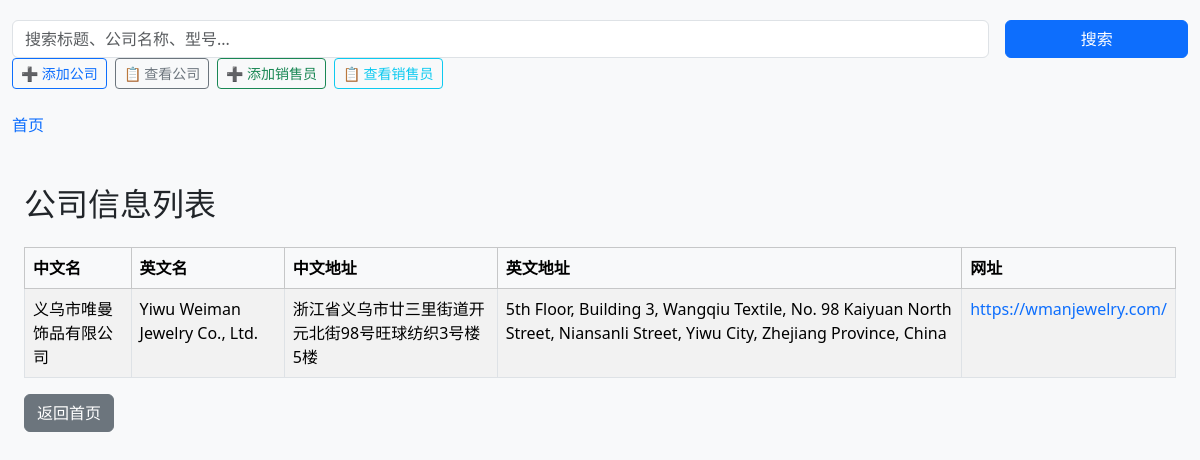
/companies, run on the app's committed database.
### models.py (models this page shows, shortened)
class Company(db.Model):
    __tablename__ = "companies"
    id = db.Column(db.Integer, primary_key=True)
    name_cn = db.Column(db.String(100), nullable=False)
    name_en = db.Column(db.String(100), nullable=False)
    address_cn = db.Column(db.String(255), nullable=False)
    address_en = db.Column(db.String(255), nullable=False)
    website = db.Column(db.String(255), nullable=False)

### app.py (the view)
@app.route("/companies")
def list_companies():
    companies = Company.query.all()
    return render_template("list_companies.html", companies=companies)

### templates/list_companies.html
{% extends 'base.html' %}
{% block content %}
  <div class="container mt-5">
    <h2 class="mb-4">公司信息列表</h2>
    <table class="table table-bordered table-striped">
      <thead class="table-light">
        <tr>
          <th>中文名</th>
          <th>英文名</th>
          <th>中文地址</th>
          <th>英文地址</th>
          <th>网址</th>
        </tr>
      </thead>
      <tbody>
        {% for company in companies %}
          <tr>
            <td>{{ company.name_cn }}</td>
            <td>{{ company.name_en }}</td>
            <td>{{ company.address_cn }}</td>
            <td>{{ company.address_en }}</td>
            <td>
              <a href="{{ company.website }}" target="_blank">{{ company.website }}</a>
            </td>
          </tr>
        {% endfor %}
      </tbody>
    </table>
    <a href="/" class="btn btn-secondary">返回首页</a>
  </div>
{% endblock %}

### templates/base.html (style rules this page uses)
body { padding-top: 20px; background-color: #f8f9fa; }
a { text-decoration: none; }
.container { max-width: 1200px; }

### data on the page
Company: name_cn "义乌市唯曼饰品有限公司", name_en "Yiwu Weiman Jewelry Co., Ltd.", address_cn "浙江省义乌市廿三里街道开元北街98号旺球纺织3号楼5楼", address_en "5th Floor, Building 3, Wangqiu Textile, No. 98 Kaiyuan North Street, Niansanli Street, Yiwu City, Zhejiang Province, China", website "https://wmanjewelry.com/"
